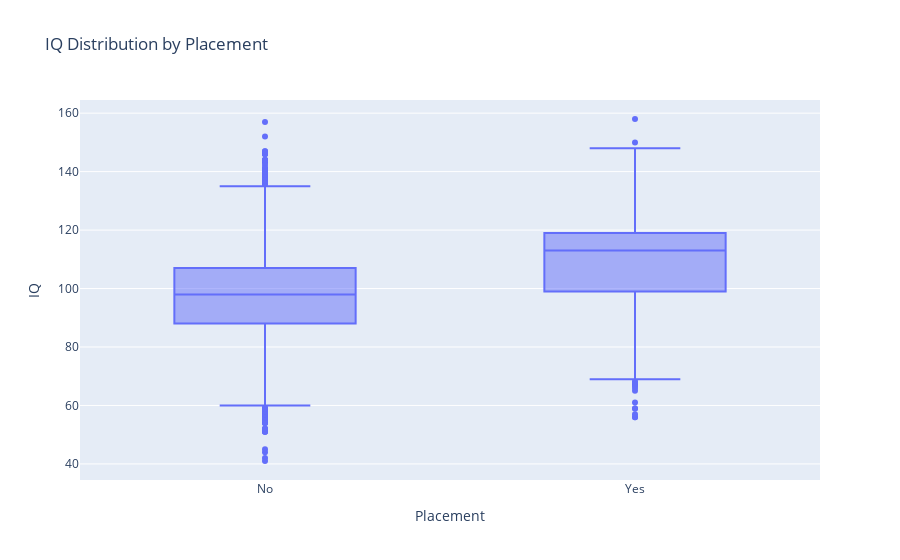

Notebook cell for this chart:
### Code cell
fig = px.box(df, x='Placement', y='IQ', title='IQ Distribution by Placement')
fig.show()

### Figure 1 — Plotly figure (JSON) as saved in the notebook; plotly's stock layout.template omitted (floating-point values rounded to 4 significant figures; data arrays with more than 128 entries replaced by an {"elided": "..."} marker saying what was removed)
{"data": [{"alignmentgroup": "True", "hovertemplate": "Placement=%{x}<br>IQ=%{y}<extra></extra>", "legendgroup": "", "marker": {"color": "#636efa"}, "name": "", "notched": false, "offsetgroup": "", "orientation": "v", "showlegend": false, "type": "box", "x": {"elided": "10000 str values"}, "x0": " ", "xaxis": "x", "y": {"elided": "10000 int values"}, "y0": " ", "yaxis": "y"}], "layout": {"boxmode": "group", "legend": {"tracegroupgap": 0}, "title": {"text": "IQ Distribution by Placement"}, "xaxis": {"anchor": "y", "domain": [0, 1], "title": {"text": "Placement"}}, "yaxis": {"anchor": "x", "domain": [0, 1], "title": {"text": "IQ"}}}}
